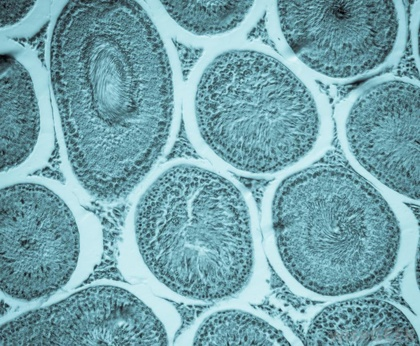
%> input picture Practica 5/cells(1).jpg, 420 x 346 px, shrunk from 971 x 800 before the run
$ octave --eval "A01112847;"   (GNU Octave 9; MATLAB toolbox functions it lacks are replaced by stand-ins)
%> lines starting %> are read from the running program, lines starting %| are printed output that depends on the picture; in (x1, y1, x2, y2) boxes, pixels count from 0 and x2, y2 are one past the last pixel; in counts of white or black regions, pixels touching at a corner belong together; the program's own positions count from 1
function A01112847

%% Actividad 1
warning off
clear all
close all
clc

I = imread('cells(1).jpg');
%> I is the input picture: size 346x420x3 uint8; mean R, G, B 117.1, 164.1, 173.3
IG = rgb2gray(I);
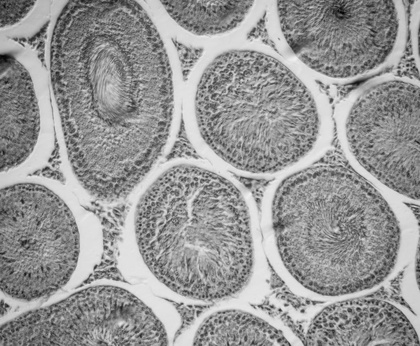
%> IG: size 346x420 uint8; min 2, max 240, mean 151.1
A = [];

Thresh = graythresh(IG);
%> Thresh = 0.616

BW = im2bw(IG, Thresh);
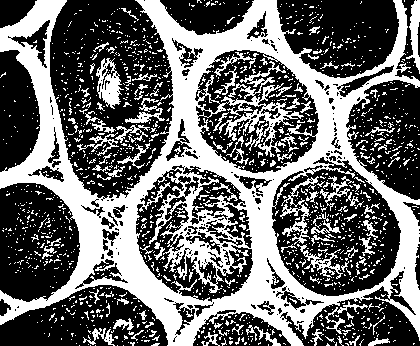
%> BW: size 346x420 logical; 41.3% white; 1520 white regions (1404 under 20 px), largest, box (x1, y1, x2, y2) and area: (0, 0, 420, 346) 46352, (96, 58, 124, 109) 703, (280, 176, 319, 245) 607
BW_c = imcomplement(BW);

Disk = strel('disk', 1);

Ero1 = imdilate(BW_c, Disk);
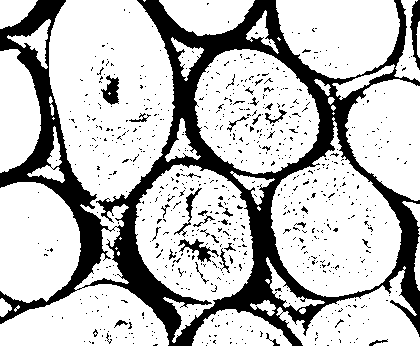
%> Ero1: size 346x420 logical; 74.9% white; 739 black regions (705 under 20 px), largest, box (x1, y1, x2, y2) and area: (0, 0, 420, 346) 32028, (410, 0, 420, 70) 369, (178, 239, 219, 262) 318

Props = regionprops('table',BW_c, 'centroid','Area');
%> Props = 217 regions; largest, Area and Centroid: 15648 [109.5 88.9], 9835 [337.6 232.5], 7362 [255.8 112.9], 7267 [35.6 243], 7129 [341.8 33.5]
A = Props.Area;
%> A = 217 values, max 15648 at index 11, min 1 at index 14, mean 393.1

Mean_A = floor(mean(A));
%> Mean_A = 393

BW_o = bwareaopen(BW_c,Mean_A);
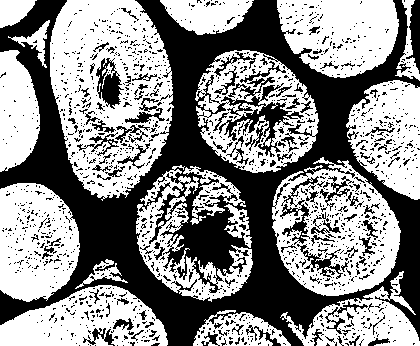
%> BW_o: size 346x420 logical; 55.1% white; 1492 black regions (1377 under 20 px), largest, box (x1, y1, x2, y2) and area: (0, 0, 420, 346) 51508, (96, 58, 124, 109) 730, (280, 176, 319, 245) 625

figure,
subplot(2,3,1), imshow(IG), title ('A) Imagen en escala de grises')
subplot(2,3,2), imshow(BW), title ('B) Imagen binarizada')
subplot(2,3,3), imshow(BW_c), title ('C) Complemento de la imagen binarziada')
subplot(2,3,4), imshow(Ero1), title ('D) Dilataci髇 del complemento')
subplot(2,3,5), imshow(BW_c), title ('E) Complemento de la imagen binrazida')
subplot(2,3,6), imshow(BW_o), title ('F) Binarizaci髇 de area abierta')

%% Actividad 2

Bothat = bwmorph(BW, 'Bothat');
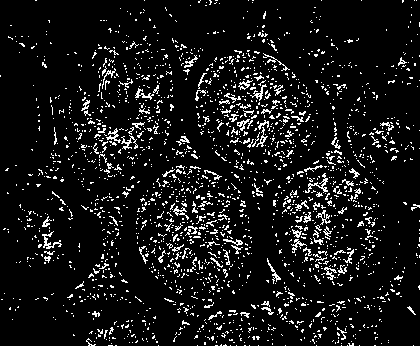
%> Bothat: size 346x420 logical; 8.6% white in thin lines or dots
Close = bwmorph(BW, 'Close');
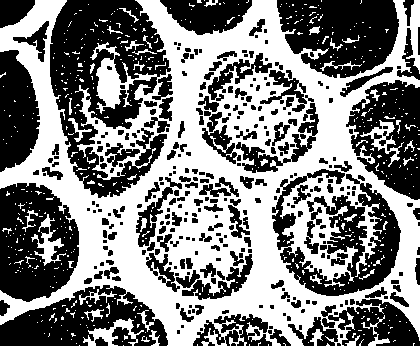
%> Close: size 346x420 logical; 49.9% white; 525 white regions (476 under 20 px), largest, box (x1, y1, x2, y2) and area: (0, 0, 420, 346) 66945, (83, 318, 144, 346) 590, (31, 214, 66, 266) 552
Majority = bwmorph(BW, 'Majority');
%> Majority: size 346x420 logical; 38.3% white; 580 white regions (464 under 20 px), largest, box (x1, y1, x2, y2) and area: (0, 0, 420, 346) 43436, (225, 102, 303, 156) 1087, (96, 58, 121, 108) 736
Spur = bwmorph(BW, 'Spur');
%> Spur: size 346x420 logical; 41% white; 1476 white regions (1361 under 20 px), largest, box (x1, y1, x2, y2) and area: (0, 0, 420, 346) 46288, (96, 58, 124, 109) 698, (280, 176, 319, 245) 601
Bridge = bwmorph(BW, 'Bridge');
%> Bridge: size 346x420 logical; 44.6% white; 548 white regions (498 under 20 px), largest, box (x1, y1, x2, y2) and area: (0, 0, 420, 346) 60892, (360, 120, 402, 167) 367, (34, 238, 64, 262) 190
Fill = bwmorph(BW, 'Fill');
%> Fill: size 346x420 logical; 41.4% white; 1520 white regions (1404 under 20 px), largest, box (x1, y1, x2, y2) and area: (0, 0, 420, 346) 46459, (96, 58, 124, 109) 709, (280, 176, 319, 245) 609
HBreak = bwmorph(BW, 'HBreak');
%> HBreak: size 346x420 logical; 41.3% white; 1526 white regions (1405 under 20 px), largest, box (x1, y1, x2, y2) and area: (0, 0, 420, 346) 46283, (96, 58, 124, 109) 703, (406, 0, 420, 74) 500
Thicken = bwmorph(BW, 'Thicken');
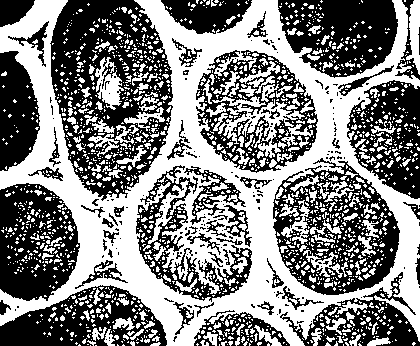
%> Thicken: size 346x420 logical; 50.4% white; 213 black regions (156 under 20 px), largest, box (x1, y1, x2, y2) and area: (50, 0, 173, 201) 13474, (273, 158, 400, 295) 8206, (0, 183, 80, 301) 6524
%> (the run ends here)
